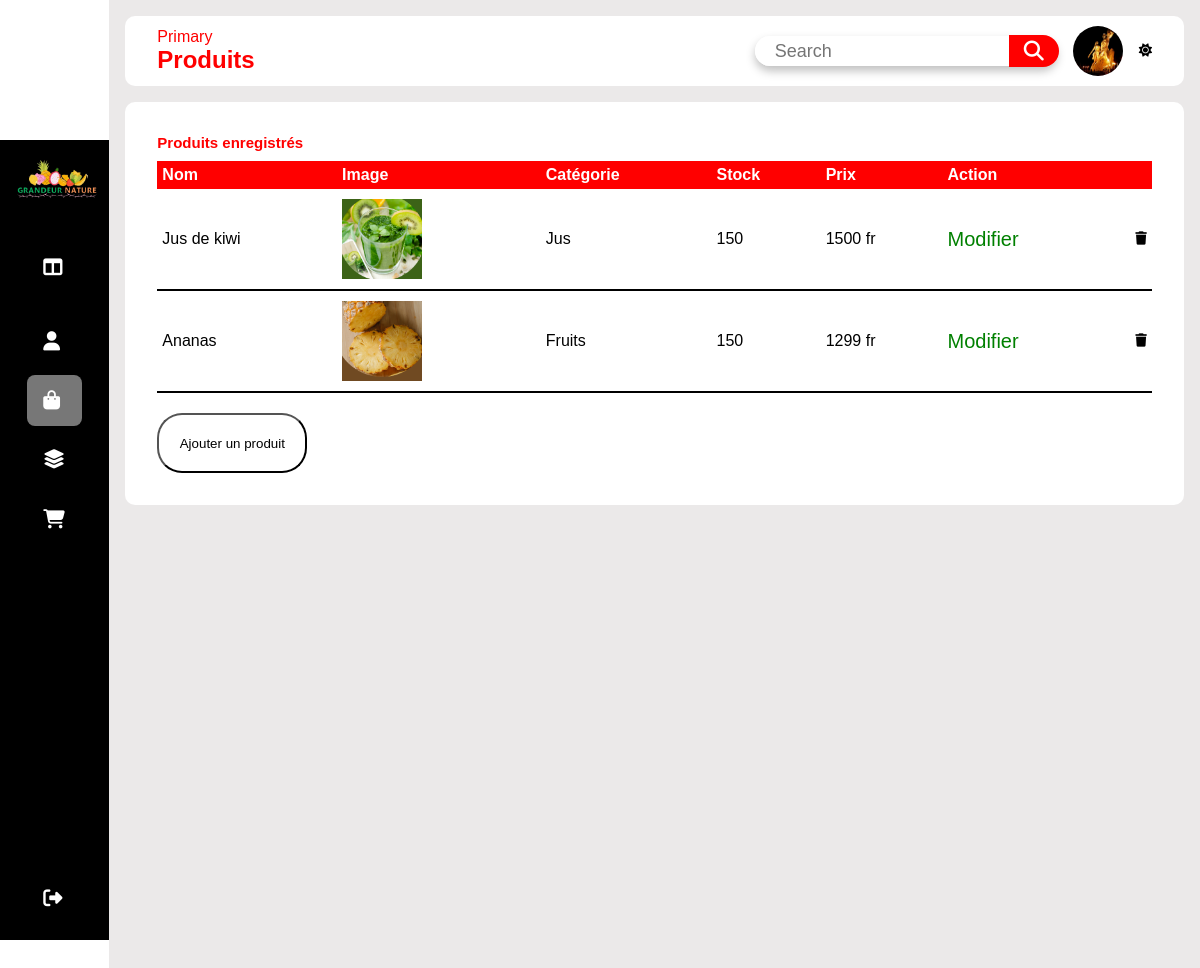
The page /adminProduits (signed in) on the database its author committed.
### app/models.py (models this page shows)
class Utilisateur(db.Model,UserMixin):
    id=db.Column(db.Integer, primary_key=True, autoincrement=True)
    nom= db.Column(db.String(50),unique=False,nullable=False)
    prenom= db.Column(db.String(50),unique=False,nullable=False)
    email= db.Column(db.String(50),unique=True,nullable=False)
    mot_pass= db.Column(db.String(50),unique=False,nullable=False)
    image=db.Column(db.String(50),unique=False,nullable=False)
    admin =db.Column(db.Boolean,unique=False,nullable=False,default=False)
    created_at=db.Column(db.Date,default=datetime.datetime.today())
    produit=db.relationship('Produit',backref='Utilisateur')
    contact=db.relationship('Categorie',backref='Utilisateur')

class Produit(db.Model,UserMixin):
    id=db.Column(db.Integer, primary_key=True, autoincrement=True)
    image=db.Column(db.String(50),unique=False,nullable=False)
    nom= db.Column(db.String(50),unique=False,nullable=False)
    description= db.Column(db.String,unique=False,nullable=False)
    prix=db.Column(db.Integer,unique=False,nullable=False)
    created_at=db.Column(db.Date,default=datetime.datetime.today())
    user_id=db.Column(db.Integer, db.ForeignKey('utilisateur.id'))
    categorie=db.Column(db.Integer, db.ForeignKey('categorie.id'))

class Categorie(db.Model,UserMixin):
    id=db.Column(db.Integer, primary_key=True, autoincrement=True)
    nom=db.Column(db.String(50),unique=True,nullable=False)
    description=db.Column(db.String,unique=False,nullable=False)
    user_id=db.Column(db.Integer, db.ForeignKey('utilisateur.id'))
    produit=db.relationship('Produit',backref='Categorie')

### app/routes.py (the view)
@app.route("/adminProduits")
def adminProduits():
    produit=Produit.query.join(Categorie).order_by(Produit.created_at)
    return render_template("adminProduits.html",produits=produit,page="Produits")

### app/routes.py (called while the page is built)
@login_manager.user_loader
def load_user(user_id):
    return Utilisateur.query.get(user_id)

### app/templates/adminProduits.html (shortened to what this page needs)
{%extends "baseAdmin.html"%}
{%block content%}
{{super()}}
<div class="tabular-wrapper">
    <h3 class="main-title">Produits enregistrés</h3>
    <div class="table-container">
        <table>
            <tr>
                <th>Nom</th>
                <th>Image</th>
                <th>Catégorie</th>
                <th>Stock</th>
                <th>Prix</th>
                <th>Action</th>
                <th></th>
            </tr>
            {%for produit in produits%}
            <tr>
                <td>{{produit.nom}}</td>
                <td>
                        <img src="{{url_for('static',filename='Images/'+produit.image)}}" alt="">
                </td>
                <td>{{produit.Categorie.nom}}</td>
                <td>150</td>
                <td>{{produit.prix}} fr</td>
                <td><form action="/updateProduct/{{produit.id}}"><button class="button">Modifier</button></form></td>
                <td><form action="/deleteProduct/{{produit.id}}"><button class="trash"><i class="fa-solid fa-trash"></i></button></form></td>
            </tr>
            {%endfor%}
        </table>
        <form action="{{url_for('ajoutProduit')}}"><button class="command">Ajouter un produit</button></form>
    </div>
</div>
{%endblock%}

### app/templates/baseAdmin.html (shortened to what this page needs)
<!DOCTYPE html>
<html>
<head>
    <link rel="stylesheet" type="text/css" href="{{url_for('static',filename='Style/admin.css')}}">
    <link rel="stylesheet" href="https://cdnjs.cloudflare.com/ajax/libs/font-awesome/6.5.1/css/all.min.css" />
</head>
<body>
    <div class="sidebar">
        <div class="logo"><img src="{{url_for('static',filename='Images/logo-removebg-preview.png')}}" alt=""></div>
        <ul class="menu">
            <li>
                <a href="{{url_for('admin')}}">
                    <i class="fa-solid fa-table-columns"></i></i>
                </a>
            </li>
            <li>
                <a href="{{url_for('adminUser')}}">
                    <i class="fa-solid fa-user"></i>
                </a>
            </li>
            <li>
                <a href="{{url_for('adminProduits')}}">
                    <i class="fa-solid fa-bag-shopping"></i>
                </a>
            </li>
            <li>
                <a href="{{url_for('adminCategorie')}}">
                    <i class="fa-solid fa-layer-group"></i>
                </a>
            </li>
            <li>
                <a href="{{url_for('index')}}">
                    <i class="fa-solid fa-cart-shopping"></i>
                </a>
            </li>
            <li class="logout">
                <a href="logout/{{current_user.id}}">
                    <i class="fa-solid fa-right-from-bracket"></i>
                </a>
            </li>
        </ul>
    </div>
    <div class="main-content">
        {%block content%}
        <div class="header-wrapper">
            <div class="header-title">
                <span>Primary</span>
                <h2>{{page}}</h2>
            </div>
            <div class="user-info">
                <div class="box">
                    <div class="search-box">
                        <input type="text" placeholder="Search">
                        <button class="icon">
                            <i class="fas fa-search"></i>
                        </button>
                    </div>
                </div>
                <img src="{{url_for('static',filename='Images/'+current_user.image)}}" alt="">
                <button onclick="toggleDarkMode()" class="theme"><i class="fa-solid fa-sun"></i></button>
            </div>
        </div>
            {%endblock%}
    </div>
</body>
</html>

### app/static/Style/admin.css (style rules this page uses)
* { margin: 0; padding: 0; box-sizing: border-box; font-family: 'Arial', Helvetica, sans-serif; }
body { display: flex; justify-content: center; align-items: center; }
.sidebar { position: sticky; top : 0; left: 0; bottom: 0; width: 115px; height: 100vh; padding: 0 1.7rem; color: #fff; overflow: hidden; transition: all 0.5s linear; background: black; }
.logo { height: 80px; }
.logo img { height: 100%; margin-left: -10px; }
.menu { height: 88%; position: relative; list-style: none; padding: 0; }
.menu li { padding: 1rem; margin: 8px 0; border-radius: 8px; transition: all 0.5s ease-in-out; }
.menu li:hover, .active { background: #777777; }
.menu a { color: #fff; font-size: 14px; text-decoration: none; display: flex; align-items: center; gap: 1.5rem; }
.menu a i { font-size: 1.2rem; }
.logout { position: absolute; bottom: 0; left: 0; width: 100%; }
.main-content { position: relative; background: #ebe9e9; width: 100%; padding: 1rem; min-height: 1080px; }
.header-wrapper img { width: 50px; height: 50px; cursor: pointer; border-radius: 50%; }
.header-wrapper { display: flex; justify-content: space-between; align-items: center; flex-wrap: wrap; background: #fff; border-radius: 10px; padding: 10px 2rem; margin-bottom: 1rem; }
.header-title { color: red; }
.theme { background: none; border: none; cursor: pointer; }
.user-info { display: flex; align-items: center; gap: 1rem; }
.box .search-box { position: relative; height: 30px; max-width: 330px; margin: auto; box-shadow: 0 5px 10px rgba(0, 0, 0, 0.25); border-radius: 25px; display: flex; }
.search-box input { position: relative; height: 100%; width: 100%; top: 0; border-radius: 25px; background: #fff; outline: none; border: none; padding-left: 20px; font-size: 18px; }
.search-box .icon { position: relative; right: -2px; top: -1px; width: 50px; background: red; height: 100%; text-align: center; display: flex; justify-content: center; align-items: center; line-height: 50px; color: #fff; font-size: 20px; border-radius: 0 25px 25px 0; border: none; cursor: pointer; }
.main-title { color: red; padding-bottom: 10px; font-size: 15px; }
.icon { color: #fff; padding: 1rem; height: 60px; width: 60px; text-align: center; border-radius: 50%; font-size: 1.5rem; background: red; }
.tabular-wrapper { background: #fff; margin-top: 1rem; border-radius: 10px; padding: 2rem; }
.table-container { width: 100%; }
.table-container .button { color: green; font-size: 20px; background: none; cursor: pointer; border: none; }
table { width: 100%; border-collapse: collapse; }
th { text-align: left; padding: 5px; color: #fff; background: red; }
td { padding: 10px 5px; max-width: 100px; border-bottom: 2px solid black; color: black; }
td img { width: 80px; height: 80px; margin-right: 10px; }
td:last-child { text-align: right; }
th:last-child { text-align: right; }
.trash { border: none; background: none; color: black; cursor: pointer; }
.command { margin-top: 20px; border-color: black; background: none; color: black; border-radius: 25px; height: 60px; width: 150px; }

### rows shown on the page
Utilisateur: image (picture)
Produit: nom "Jus de kiwi", image (picture), Categorie.nom "Jus", prix "1500"
Produit: nom "Ananas", image (picture), Categorie.nom "Fruits", prix "1299"

### other values the page prints
{{ page }} "Produits"
